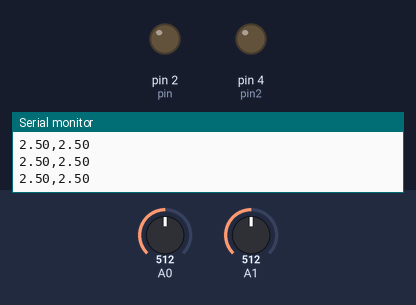
Recording of a sketch running on a simulated Arduino Uno, built with avr-gcc and run on an emulated ATmega328P. Parts: output pins drawn as LEDs (lit = HIGH), the last lines printed to the serial monitor. The inputs (shaded band) are chosen by the test bench; at power-on: A0 = 512, A1 = 512.

Above: at 2.2 s.
2.3 s: A0 set to 0
At 3.0 s:
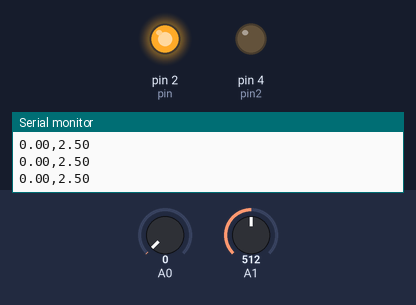
3.8 s: A1 set to 0
At 4.4 s:
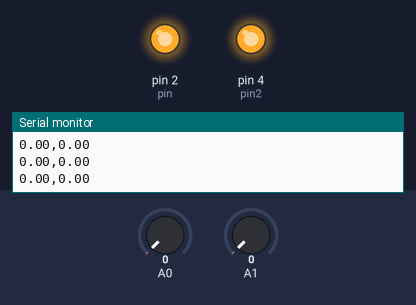
5.3 s: A0 set to 1008
6.8 s: A0 set to 1023
At 7.9 s:
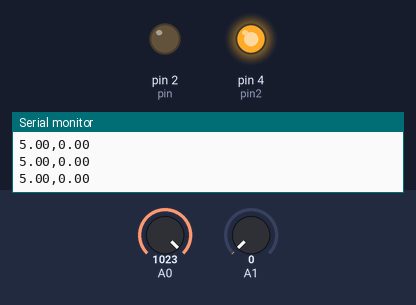
8.3 s: A1 set to 1008
9.8 s: A1 set to 1023
At 10.3 s:
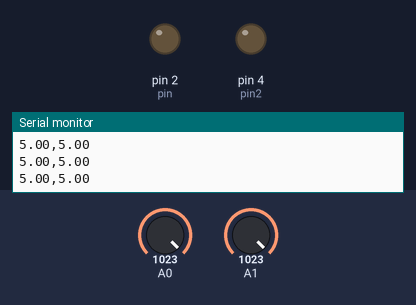
Timing chart, 0 to 12.3 s (numbered marks = the images above; inputs shaded):
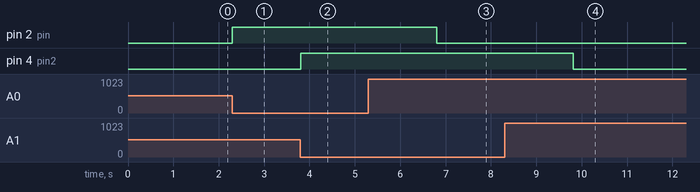

Measured:
- the behaviour switches between 1022 and 1023 on A0 (found by bisection; images 2 and 3)
- the behaviour switches between 1022 and 1023 on A1 (found by bisection; images 3 and 4)
- after the input at 2.3 s, pin 2 (pin): LOW → HIGH at once
- after the input at 3.8 s, pin 4 (pin2): LOW → HIGH at once
- after the input at 6.8 s, pin 2 (pin): HIGH → LOW at once
- after the input at 9.8 s, pin 4 (pin2): HIGH → LOW at once

The sketch:

uocphysicsproject.ino
```cpp
//RC circuits graph of capacitor charging and discharging
const int pin = 2;
const int pin2 = 4;
void setup() {
Serial.begin(115200);
pinMode(pin,OUTPUT);
pinMode(pin2,OUTPUT);
digitalWrite(pin,LOW);
digitalWrite(pin2,LOW);
delay(1000);
}
//range
void highlow(float h,float l,float v){
  if(v >= h ){
    digitalWrite(pin,LOW);
  }
  if(v <= l){
    digitalWrite(pin,HIGH);
  }
}
void highlow2(float h,float l,float v){
  if(v >= h ){
    digitalWrite(pin2,LOW);
  }
  if(v <= l){
    digitalWrite(pin2,HIGH);
  }
}
void loop() {
int reading = analogRead(A0);
int reading2 = analogRead(A1);
double v = (reading/1023.00)*5.00;
double v2 = (reading2/1023.00)*5.00;
highlow((5.00),(0.00),v);
highlow2((5.00),(0.00),v2);
Serial.println(String(v)+","+String(v2));
delay(10);
}
```
